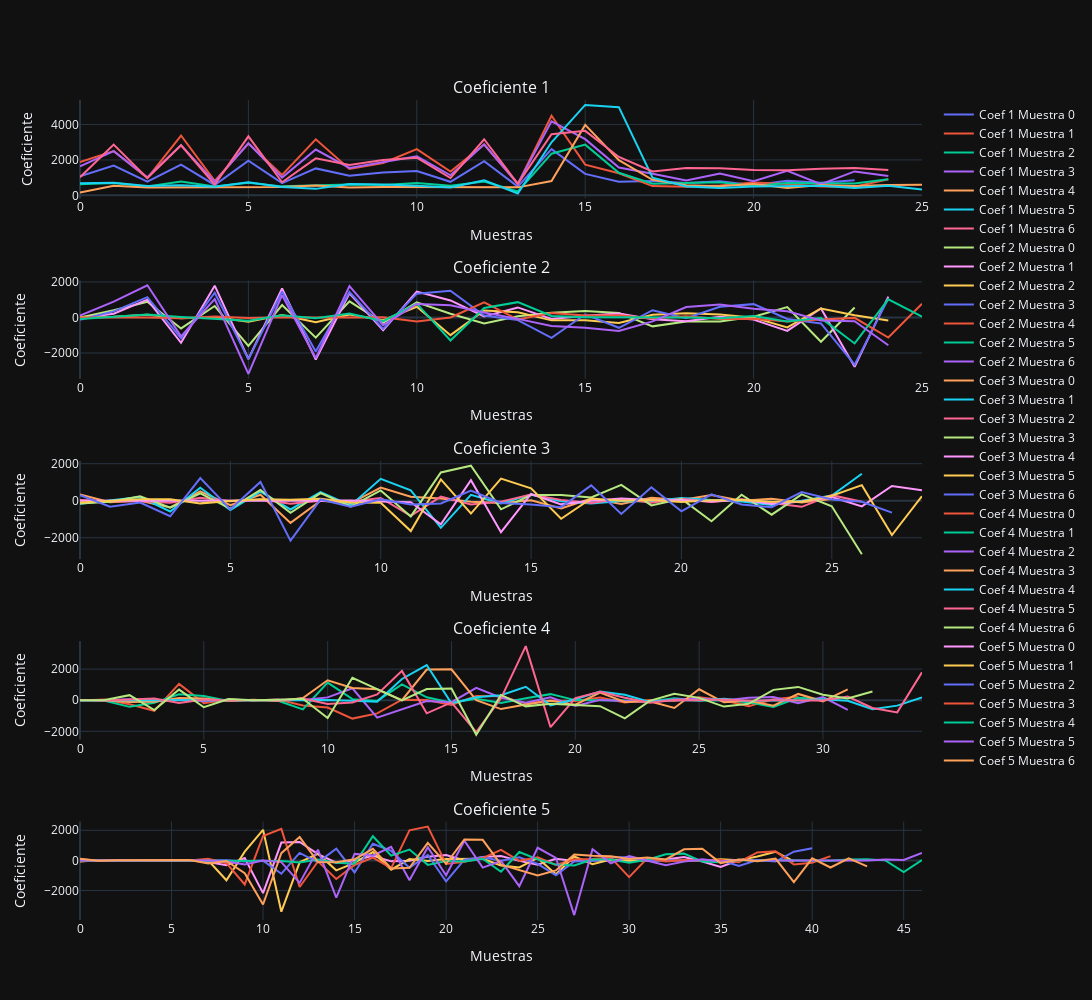

Write notebook code for a chart like this one.
### Code cell
coeficientes_anulares_0 = transformadaWavelet(muestras_rango_anular_0)
coeficientes_anulares_1 = transformadaWavelet(muestras_rango_anular_1)
coeficientes_anulares_2 = transformadaWavelet(muestras_rango_anular_2)
coeficientes_anulares_3 = transformadaWavelet(muestras_rango_anular_3)
coeficientes_anulares_4 = transformadaWavelet(muestras_rango_anular_4)
coeficientes_anulares_5 = transformadaWavelet(muestras_rango_anular_5)
coeficientes_anulares_6 = transformadaWavelet(muestras_rango_anular_6)

coeficientes_indice_0 = transformadaWavelet(muestras_rango_indice_0)
coeficientes_indice_1 = transformadaWavelet(muestras_rango_indice_1)
coeficientes_indice_2 = transformadaWavelet(muestras_rango_indice_2)
coeficientes_indice_3 = transformadaWavelet(muestras_rango_indice_3)
coeficientes_indice_4 = transformadaWavelet(muestras_rango_indice_4)
coeficientes_indice_5 = transformadaWavelet(muestras_rango_indice_5)
coeficientes_indice_6 = transformadaWavelet(muestras_rango_indice_6)

coefs_anulares = [coeficientes_anulares_0, coeficientes_anulares_1, coeficientes_anulares_2, coeficientes_anulares_3, coeficientes_anulares_4, coeficientes_anulares_5, coeficientes_anulares_6]
coefs_indice = [coeficientes_indice_0, coeficientes_indice_1, coeficientes_indice_2, coeficientes_indice_3, coeficientes_indice_4, coeficientes_indice_5, coeficientes_indice_6]



dataframe_anular = combinar_coefs_transpuestos(coefs_anulares,'Anular')
dataframe_indice = combinar_coefs_transpuestos(coefs_indice,'Indice')



graficar_coeficientes_de_muestra(coeficientes_anulares_0,coeficientes_anulares_1,coeficientes_anulares_2,coeficientes_anulares_3,coeficientes_anulares_4,coeficientes_anulares_5,coeficientes_anulares_6)
graficar_coeficientes_de_muestra(coeficientes_indice_0,coeficientes_indice_1,coeficientes_indice_2,coeficientes_indice_3,coeficientes_indice_4,coeficientes_indice_5,coeficientes_indice_6)

### Figure 1 — Plotly figure (JSON) as saved in the notebook; plotly's stock layout.template omitted (floating-point values rounded to 4 significant figures)
{"data": [{"mode": "lines", "name": "Coef 1 Muestra 0", "type": "scatter", "xaxis": "x", "y": [1075.0, 1676.0, 773.5, 1728.0, 585.3, 1958.0, 693.9, 1522.0, 1111.0, 1296.0, 1372.0, 764.8, 1927.0, 493.6, 2610.0, 1211.0, 774.3, 806.2, 699.7, 798.0, 573.9, 821.6, 714.5, 853.0], "yaxis": "y"}, {"mode": "lines", "name": "Coef 1 Muestra 1", "type": "scatter", "xaxis": "x", "y": [1884.0, 2501.0, 968.8, 3377.0, 817.1, 2929.0, 1155.0, 3160.0, 1492.0, 1829.0, 2609.0, 1346.0, 2871.0, 641.3, 4491.0, 1734.0, 1246.0, 522.0, 487.5, 559.9, 731.5, 644.8, 494.0, 484.4, 905.7], "yaxis": "y"}, {"mode": "lines", "name": "Coef 1 Muestra 2", "type": "scatter", "xaxis": "x", "y": [631.9, 698.0, 498.5, 774.6, 500.0, 711.2, 506.9, 552.8, 608.1, 583.1, 699.0, 536.0, 781.0, 217.1, 2352.0, 2862.0, 1274.0, 652.4, 698.6, 735.7, 534.6, 696.9, 681.8, 669.1, 914.4], "yaxis": "y"}, {"mode": "lines", "name": "Coef 1 Muestra 3", "type": "scatter", "xaxis": "x", "y": [1631.0, 2494.0, 1017.0, 2838.0, 763.6, 2937.0, 1005.0, 2588.0, 1548.0, 1864.0, 2201.0, 1129.0, 2878.0, 651.4, 4180.0, 3173.0, 1574.0, 1223.0, 839.9, 1234.0, 797.5, 1390.0, 632.9, 1352.0, 1094.0], "yaxis": "y"}, {"mode": "lines", "name": "Coef 1 Muestra 4", "type": "scatter", "xaxis": "x", "y": [155.8, 547.5, 439.7, 458.7, 451.7, 464.6, 473.1, 554.4, 440.7, 466.3, 453.7, 456.4, 452.5, 450.9, 805.9, 3976.0, 1988.0, 876.0, 574.4, 509.2, 636.4, 411.6, 583.3, 534.2, 581.6, 595.5], "yaxis": "y"}, {"mode": "lines", "name": "Coef 1 Muestra 5", "type": "scatter", "xaxis": "x", "y": [677.3, 708.1, 531.6, 565.3, 491.1, 737.7, 466.1, 365.7, 643.8, 618.9, 545.5, 445.8, 849.7, 105.8, 2997.0, 5104.0, 4976.0, 1002.0, 503.2, 416.1, 505.2, 522.6, 544.3, 410.0, 539.8, 329.1], "yaxis": "y"}, {"mode": "lines", "name": "Coef 1 Muestra 6", "type": "scatter", "xaxis": "x", "y": [1023.0, 2866.0, 970.7, 2824.0, 605.9, 3332.0, 740.7, 2091.0, 1710.0, 2000.0, 2127.0, 976.2, 3166.0, 648.7, 3453.0, 3640.0, 2166.0, 1352.0, 1544.0, 1531.0, 1433.0, 1412.0, 1501.0, 1538.0, 1436.0], "yaxis": "y"}, {"mode": "lines", "name": "Coef 2 Muestra 0", "type": "scatter", "xaxis": "x2", "y": [0.3012, 405.0, 880.3, -616.3, 646.4, -1602.0, 700.8, -1137.0, 905.7, -302.2, 849.3, 207.9, -332.2, 73.76, 264.1, 360.0, 257.6, -500.1, -231.0, -224.7, 40.19, 583.6, -1367.0, 562.3], "yaxis": "y2"}, {"mode": "lines", "name": "Coef 2 Muestra 1", "type": "scatter", "xaxis": "x2", "y": [-27.84, 209.4, 1003.0, -1424.0, 1791.0, -2339.0, 1637.0, -2367.0, 1355.0, -716.4, 1458.0, 957.6, 59.41, 566.0, -85.73, 103.9, 224.9, -102.3, -209.5, 37.85, -120.8, -754.7, 506.3, -2774.0, 1177.0], "yaxis": "y2"}, {"mode": "lines", "name": "Coef 2 Muestra 2", "type": "scatter", "xaxis": "x2", "y": [26.01, 38.38, 159.6, -43.08, 18.74, -234.6, 136.5, -273.0, 162.4, -152.4, 602.7, -994.9, 397.5, 290.2, -162.5, -151.7, -308.1, 155.6, 236.2, 167.1, -8.313, -555.7, 505.2, 121.0, -173.6], "yaxis": "y2"}, {"mode": "lines", "name": "Coef 2 Muestra 3", "type": "scatter", "xaxis": "x2", "y": [-135.8, 343.7, 1146.0, -1178.0, 1394.0, -2346.0, 1447.0, -1914.0, 1436.0, -638.3, 1339.0, 1507.0, 107.5, -148.8, -1146.0, 180.4, -580.9, 409.4, -39.79, 600.1, 751.5, -86.75, -336.2, -2653.0, 1060.0], "yaxis": "y2"}, {"mode": "lines", "name": "Coef 2 Muestra 4", "type": "scatter", "xaxis": "x2", "y": [-0.4033, 3.832, 1.407, -44.49, 61.89, -29.63, 12.31, -6.807, 15.48, 16.37, -228.5, -2.437, 852.1, -116.8, 256.4, 105.1, 129.1, -57.94, 63.88, -84.28, -70.87, -233.5, -110.6, -22.71, -1130.0, 775.1], "yaxis": "y2"}, {"mode": "lines", "name": "Coef 2 Muestra 5", "type": "scatter", "xaxis": "x2", "y": [-81.49, 28.0, 171.9, 31.31, -91.42, -188.9, 131.2, -43.09, 220.4, -203.0, 777.7, -1298.0, 530.6, 862.9, 84.52, 16.26, 13.63, 14.96, 1.756, -46.11, 76.24, -232.4, -36.11, -1462.0, 1021.0, 44.12], "yaxis": "y2"}, {"mode": "lines", "name": "Coef 2 Muestra 6", "type": "scatter", "xaxis": "x2", "y": [100.6, 889.1, 1810.0, -1063.0, 1040.0, -3175.0, 1253.0, -2286.0, 1772.0, -432.2, 764.2, 684.9, 279.8, -78.41, -484.5, -585.2, -759.3, -221.1, 587.4, 725.8, 497.8, 347.1, -174.8, -208.4, -1561.0], "yaxis": "y2"}, {"mode": "lines", "name": "Coef 3 Muestra 0", "type": "scatter", "xaxis": "x3", "y": [337.5, -80.23, -4.374, -359.0, 503.7, -239.4, 324.1, -1196.0, 2.462, -140.0, 711.2, 213.4, 117.6, -49.96, -120.2, 23.18, -419.4, 120.1, -174.5, 165.8, 39.17, 306.8, -5.9, 100.9, -90.89, 87.94], "yaxis": "y3"}, {"mode": "lines", "name": "Coef 3 Muestra 1", "type": "scatter", "xaxis": "x3", "y": [-168.5, 16.99, 194.4, -581.6, 698.4, -501.8, 490.7, -473.3, 465.5, -255.2, 1180.0, 555.7, -1464.0, 320.6, -150.1, 328.0, -33.76, -155.4, -15.99, -21.98, 147.1, 37.69, -46.66, -233.9, -6.799, 275.7, 1455.0], "yaxis": "y3"}, {"mode": "lines", "name": "Coef 3 Muestra 2", "type": "scatter", "xaxis": "x3", "y": [38.02, -22.38, -35.14, -108.5, 163.1, -30.66, 60.32, -165.0, -3.553, -47.98, 151.2, -812.5, 221.6, -202.0, -48.25, 334.3, 45.93, -127.9, 110.4, -114.6, 103.0, -63.04, 84.29, -141.4, -329.8, 301.0, -57.04], "yaxis": "y3"}, {"mode": "lines", "name": "Coef 3 Muestra 3", "type": "scatter", "xaxis": "x3", "y": [-155.8, -58.94, 239.9, -372.9, 400.2, -428.3, 584.1, -649.6, 410.3, -313.5, 557.3, -846.5, 1529.0, 1891.0, -463.0, 309.0, 306.7, 173.2, 856.1, -252.8, 99.96, -1108.0, 322.5, -754.5, 342.5, -303.4, -2894.0], "yaxis": "y3"}, {"mode": "lines", "name": "Coef 3 Muestra 4", "type": "scatter", "xaxis": "x3", "y": [-4.016, -0.9607, 5.317, 3.295, -6.778, -2.757, 5.757, -2.554, 5.042, 11.38, -44.54, -81.95, -1272.0, 1111.0, -1697.0, 366.2, -196.9, -6.367, 118.8, 41.41, 30.13, -46.0, 49.54, -176.1, -36.34, 200.1, -308.5, 794.3, 563.5], "yaxis": "y3"}, {"mode": "lines", "name": "Coef 3 Muestra 5", "type": "scatter", "xaxis": "x3", "y": [-90.72, -11.27, 79.33, 77.88, -143.2, -20.42, 76.48, 49.99, 103.2, -97.51, -110.8, -1641.0, 1150.0, -692.0, 1197.0, 668.3, -978.0, 117.6, 0.9048, 38.33, -63.85, 27.49, 41.87, -60.7, -51.34, 265.2, 843.0, -1857.0, 246.0], "yaxis": "y3"}, {"mode": "lines", "name": "Coef 3 Muestra 6", "type": "scatter", "xaxis": "x3", "y": [301.0, -324.7, -102.7, -840.0, 1226.0, -464.9, 1013.0, -2158.0, 69.04, -318.4, 82.74, -209.0, -147.7, 552.7, -119.7, -205.1, -347.3, 828.0, -712.8, 724.4, -577.0, 343.4, -198.4, -347.0, 462.7, 71.49, -57.22, -641.7], "yaxis": "y3"}, {"mode": "lines", "name": "Coef 4 Muestra 0", "type": "scatter", "xaxis": "x4", "y": [-10.81, 52.1, -263.8, -682.2, 1050.0, -186.9, 50.39, -22.9, 46.34, -344.7, -471.7, -1181.0, -845.9, 34.05, 6.265, -309.3, 279.1, 259.3, -213.4, -12.23, -49.02, 178.1, -139.9, 15.13, -43.23, 191.6, -5.12, -384.5, 56.48, 222.2], "yaxis": "y4"}, {"mode": "lines", "name": "Coef 4 Muestra 1", "type": "scatter", "xaxis": "x4", "y": [2.332, -32.18, -426.2, -161.4, 381.5, 277.2, -49.13, 17.08, -38.05, -589.0, 1132.0, 70.38, -43.9, 1016.0, 189.4, -158.6, 94.75, -183.8, 126.6, 391.2, 7.249, 5.851, -19.72, -86.94, 124.5, -21.62, -5.143, -132.0, -430.3, 157.6, 58.56], "yaxis": "y4"}, {"mode": "lines", "name": "Coef 4 Muestra 2", "type": "scatter", "xaxis": "x4", "y": [-7.037, -9.57, 54.75, -45.74, 35.86, -51.65, 23.27, -6.037, 30.59, 8.7, 183.0, 768.4, -1117.0, -612.3, -57.66, -128.8, 799.2, 161.7, -160.1, 194.7, -376.5, 21.11, -51.05, -109.3, 40.33, 115.7, -22.41, 162.3, 211.4, -191.7, 208.0, -621.9], "yaxis": "y4"}, {"mode": "lines", "name": "Coef 4 Muestra 3", "type": "scatter", "xaxis": "x4", "y": [11.41, -11.45, -122.2, -91.89, 147.7, 107.7, -45.73, 25.73, -57.94, 139.0, 1283.0, 783.3, 703.9, 0.9581, 1970.0, 1987.0, 1.555, -569.0, -275.7, -27.51, -284.5, 492.3, -116.5, -65.1, -499.9, 703.0, -135.1, -39.36, -349.5, 404.7, -69.96, 698.1], "yaxis": "y4"}, {"mode": "lines", "name": "Coef 4 Muestra 4", "type": "scatter", "xaxis": "x4", "y": [1.345, 2.744, -3.615, 0.5451, 0.6174, 2.348, -4.262, 1.794, 0.3059, 0.9815, 6.786, -36.45, -101.0, 1369.0, 2264.0, -201.7, 191.6, 318.2, 862.2, -327.2, 61.62, 555.2, 351.7, -107.3, 6.26, -22.59, 99.09, -72.04, -6.789, -11.52, 62.21, -35.34, -573.6, -348.3, 180.7], "yaxis": "y4"}, {"mode": "lines", "name": "Coef 4 Muestra 5", "type": "scatter", "xaxis": "x4", "y": [7.772, -18.95, 39.83, 107.1, -172.9, 53.37, -16.22, 7.715, -23.48, 108.3, -237.5, -140.6, 373.4, 1888.0, -842.3, -137.0, -2057.0, 120.7, 3480.0, -1736.0, 138.9, 540.2, 163.3, -155.3, 19.13, -8.148, 38.84, -28.53, -3.994, 4.22, -18.01, 232.6, -500.1, -783.3, 1794.0], "yaxis": "y4"}, {"mode": "lines", "name": "Coef 4 Muestra 6", "type": "scatter", "xaxis": "x4", "y": [0.9696, 8.983, 326.4, -637.6, 685.1, -451.8, 71.93, -9.493, 28.86, 98.76, -1149.0, 1441.0, 719.0, -17.42, 714.7, 758.9, -2217.0, 341.2, -394.7, -221.5, -314.5, -381.9, -1164.0, -42.84, 412.8, 152.8, -410.3, -227.2, 667.0, 856.7, 350.9, 115.2, 563.0], "yaxis": "y4"}, {"mode": "lines", "name": "Coef 5 Muestra 0", "type": "scatter", "xaxis": "x5", "y": [51.7, -1.657, 4.289, 0.2029, -1.217, -3.558, -14.76, -108.8, -314.9, 153.5, -2176.0, 1184.0, 1229.0, 421.5, -153.8, -15.7, 309.3, -63.84, -19.94, 250.3, 355.7, -5.671, 222.2, 284.1, -32.67, -294.0, 100.7, -36.59, 13.37, -3.4, 2.41, -23.6, 62.54, 226.2, -79.24, -429.3, 29.89], "yaxis": "y5"}, {"mode": "lines", "name": "Coef 5 Muestra 1", "type": "scatter", "xaxis": "x5", "y": [-66.02, 15.3, -3.435, 1.825, -1.721, 6.191, -26.14, 5.627, -1320.0, 577.4, 2030.0, -3410.0, -127.5, 437.6, -659.9, -164.2, 550.4, -615.2, 87.17, -47.82, 91.35, 86.57, 107.2, -342.6, -469.5, 161.2, -923.6, 255.8, -249.2, 57.15, -17.4, 4.346, -1.07, 3.681, -19.27, 83.93, 11.8, 253.2, 577.1, -73.73], "yaxis": "y5"}, {"mode": "lines", "name": "Coef 5 Muestra 2", "type": "scatter", "xaxis": "x5", "y": [8.14, 8.52, -4.211, 2.068, -0.6883, -1.084, -4.123, -23.49, 14.19, -71.81, -14.91, -889.4, 493.7, -128.0, 784.3, -800.7, 1106.0, 631.6, -487.1, 363.9, -1400.0, 50.5, 207.2, -29.37, 208.7, -231.3, -982.6, -70.14, -26.9, 201.8, 214.0, -27.03, 14.76, 1.137, -24.18, 9.863, -373.6, 30.43, -75.35, 577.8, 802.3], "yaxis": "y5"}, {"mode": "lines", "name": "Coef 5 Muestra 3", "type": "scatter", "xaxis": "x5", "y": [-60.38, 6.474, -2.064, -1.598, 3.064, 3.06, -7.949, 103.1, -185.4, -1599.0, 1621.0, 2090.0, -1767.0, -66.75, -1238.0, -303.4, 179.4, -513.8, 1995.0, 2251.0, -233.0, -99.09, 154.2, 704.1, -28.15, 210.4, -301.2, 75.03, 95.01, 189.0, -1112.0, 155.8, -72.18, 27.54, -9.154, 22.87, -118.1, 529.2, 601.9, -274.8, -150.1, 286.0], "yaxis": "y5"}, {"mode": "lines", "name": "Coef 5 Muestra 4", "type": "scatter", "xaxis": "x5", "y": [-1.985, -1.184, 2.125, -0.02699, -0.5599, -2.151, 4.039, -3.427, 2.148, 1.835, -20.41, -39.75, -132.6, 64.67, -156.5, -218.7, 1608.0, 319.1, 719.1, -298.7, -34.03, -80.02, 111.2, -751.2, 555.3, 66.48, -279.3, -336.5, 57.31, 64.4, -157.7, 41.88, 412.1, 449.3, -79.85, -131.2, 31.46, -8.922, 2.358, -0.07807, 2.46, -19.14, 58.88, 83.4, 2.437, -777.3, 22.62], "yaxis": "y5"}, {"mode": "lines", "name": "Coef 5 Muestra 5", "type": "scatter", "xaxis": "x5", "y": [-1.849, 0.6255, -2.822, -1.019, 2.198, 2.894, -2.183, -4.85, -80.01, -268.7, -14.3, -113.4, -1493.0, 715.2, -2474.0, 432.2, 317.3, 907.1, -1322.0, 873.7, -982.3, 1307.0, -482.9, -41.37, -1714.0, 839.1, 170.9, -3634.0, 743.6, -200.4, 281.1, -25.06, -315.0, -81.54, 76.3, -78.0, 36.38, -9.466, 5.244, -2.536, 0.4447, -7.685, 12.88, -12.54, 62.63, 26.96, 488.3], "yaxis": "y5"}, {"mode": "lines", "name": "Coef 5 Muestra 6", "type": "scatter", "xaxis": "x5", "y": [115.4, -28.35, 5.451, -0.7124, 0.8027, -4.492, 21.74, -202.3, -38.13, -852.8, -2931.0, 482.1, 1549.0, -106.0, -117.0, 75.79, 769.1, -534.5, -491.0, 1159.0, -223.7, 1388.0, 1368.0, -286.9, -632.6, -993.7, -668.1, 396.6, 301.0, 274.3, 92.95, 192.5, 67.86, 733.6, 780.6, -179.5, 59.11, -60.54, 121.5, -1437.0, 137.9, -472.7, 133.5, -394.7], "yaxis": "y5"}], "layout": {"annotations": [{"font": {"size": 16}, "showarrow": false, "text": "Coeficiente 1", "x": 0.5, "xanchor": "center", "xref": "paper", "y": 1, "yanchor": "bottom", "yref": "paper"}, {"font": {"size": 16}, "showarrow": false, "text": "Coeficiente 2", "x": 0.5, "xanchor": "center", "xref": "paper", "y": 0.78, "yanchor": "bottom", "yref": "paper"}, {"font": {"size": 16}, "showarrow": false, "text": "Coeficiente 3", "x": 0.5, "xanchor": "center", "xref": "paper", "y": 0.56, "yanchor": "bottom", "yref": "paper"}, {"font": {"size": 16}, "showarrow": false, "text": "Coeficiente 4", "x": 0.5, "xanchor": "center", "xref": "paper", "y": 0.34, "yanchor": "bottom", "yref": "paper"}, {"font": {"size": 16}, "showarrow": false, "text": "Coeficiente 5", "x": 0.5, "xanchor": "center", "xref": "paper", "y": 0.12, "yanchor": "bottom", "yref": "paper"}], "height": 1000, "width": 1600, "xaxis": {"anchor": "y", "domain": [0, 1], "title": {"text": "Muestras"}}, "xaxis2": {"anchor": "y2", "domain": [0, 1], "title": {"text": "Muestras"}}, "xaxis3": {"anchor": "y3", "domain": [0, 1], "title": {"text": "Muestras"}}, "xaxis4": {"anchor": "y4", "domain": [0, 1], "title": {"text": "Muestras"}}, "xaxis5": {"anchor": "y5", "domain": [0, 1], "title": {"text": "Muestras"}}, "yaxis": {"anchor": "x", "domain": [0.88, 1], "title": {"text": "Coeficiente"}}, "yaxis2": {"anchor": "x2", "domain": [0.66, 0.78], "title": {"text": "Coeficiente"}}, "yaxis3": {"anchor": "x3", "domain": [0.44, 0.56], "title": {"text": "Coeficiente"}}, "yaxis4": {"anchor": "x4", "domain": [0.22, 0.34], "title": {"text": "Coeficiente"}}, "yaxis5": {"anchor": "x5", "domain": [0, 0.12], "title": {"text": "Coeficiente"}}}}
